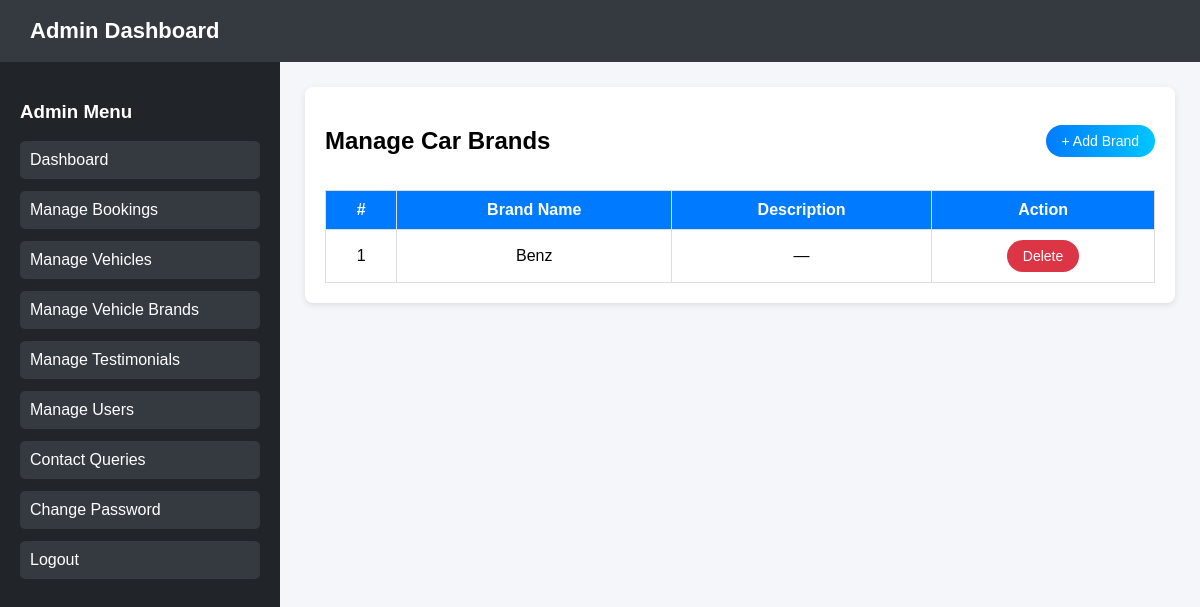
/dashboard/manage-brands/, run on an earlier commit of the app's database.
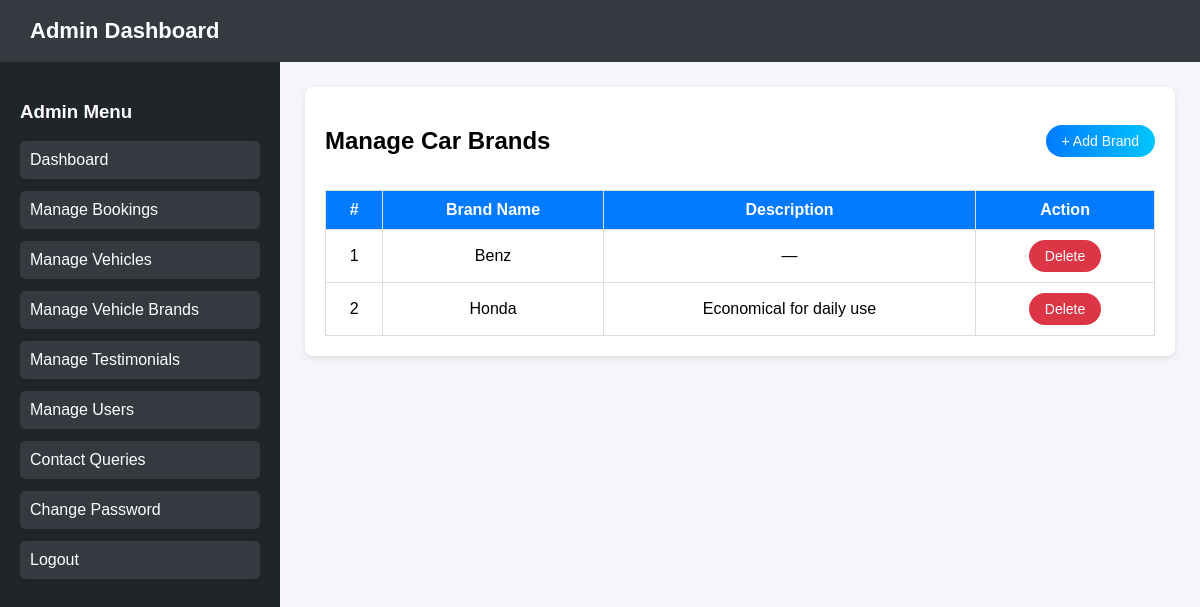
And on a later commit of the database.
### core/models.py (models this page shows, shortened)
class VehicleBrand(models.Model):
    name = models.CharField(max_length=100, unique=True)
    description = models.TextField(blank=True, null=True)

### core/views.py (the view, shortened to what this page needs)
# urls.py: path("dashboard/manage-brands/", views.admin_manage_brands, name="admin_manage_brands"),
def admin_manage_brands(request):
    brands = VehicleBrand.objects.all()
    return render(request, "admin_manage_brands.html", {
        "brands": brands
    })

### core/templates/admin_manage_brands.html (shortened to what this page needs)
{% load static %}
<!DOCTYPE html>
<html lang="en">
<head>
    <link rel="stylesheet" href="{% static 'core/style.css' %}">
</head>
<body>
<header>Admin Dashboard</header>
<div class="container">
    <nav>
        <h3>Admin Menu</h3>
        <a href="{% url 'admin_dashboard' %}">Dashboard</a>
        <a href="{% url 'admin_manage_bookings' %}">Manage Bookings</a>
        <a href="{% url 'admin_manage_vehicles' %}">Manage Vehicles</a>
        <a href="{% url 'admin_manage_brands' %}">Manage Vehicle Brands</a>
        <a href="{% url 'admin_manage_testimonials' %}">Manage Testimonials</a>
        <a href="{% url 'admin_manage_users' %}">Manage Users</a>
        <a href="{% url 'admin_queries' %}">Contact Queries</a>
        <a href="{% url 'admin_change_password' %}">Change Password</a>
        <a href="{% url 'logout' %}">Logout</a>
    </nav>
    <main>
        <div class="section">
            <div class="top-bar">
                <h2>Manage Car Brands</h2>
                <button class="btn btn-add" onclick="openAddModal()">+ Add Brand</button>
            </div>
            <table>
                <tr>
                    <th>#</th>
                    <th>Brand Name</th>
                    <th>Description</th>
                    <th>Action</th>
                </tr>
                {% for b in brands %}
                <tr>
                    <td>{{ forloop.counter }}</td>
                    <td>{{ b.name }}</td>
                    <td>{{ b.description|default:"—" }}</td>
                    <td>
                        <button class="btn btn-delete"
                            onclick="openDeleteModal('{{ b.id }}', '{{ b.name }}')">
                            Delete
                        </button>
                    </td>
                </tr>
                {% empty %}
                <tr>
                    <td colspan="4">No brands added yet</td>
                </tr>
                {% endfor %}
            </table>
        </div>
    </main>
</div>
</body>
</html>

What changed in the data, as far as the page shows it:
added VehicleBrand: name "Honda", description "Economical for daily use"
